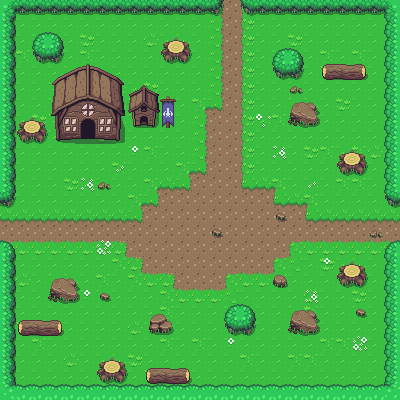

A level layout from a 2D game, rendered from its tile map. Below: a short description, then the map file with tile-grid data replaced by summaries:
An orthogonal 25x25 tile map with 16x16 px tiles, 3 tile layers (Ground, 2ndGround, Collisions) and 26 objects.

<map version="1.5" tiledversion="1.6.0" orientation="orthogonal" renderorder="right-down" width="25" height="25" tilewidth="16" tileheight="16" infinite="0" nextlayerid="6" nextobjectid="28">
 <tileset firstgid="1" source="Overworld.tsx" />
 <layer id="1" name="Ground" width="25" height="25" locked="1">
  <data>[625 cells, 625 non-empty, 17 distinct tile ids]</data>
 </layer>
 <layer id="4" name="2ndGround" width="25" height="25" locked="1">
  <data>[625 cells, 36 non-empty, 16 distinct tile ids]</data>
 </layer>
 <layer id="3" name="Collisions" width="25" height="25">
  <data>[625 cells, 165 non-empty, 56 distinct tile ids]</data>
 </layer>
 <objectgroup id="5" name="CollisionMask">
  <object id="1" x="47.8182" y="63.8182" width="80.3636" height="80" />
  <object id="2" x="128.545" y="79.6364" width="31.4545" height="48" />
  <object id="3" x="160" y="94.9091" width="15.8182" height="31.8182" />
  <object id="4" x="15.4545" y="111.091" width="32.3636" height="32.9091" />
  <object id="5" x="32.1818" y="32.1818" width="32" height="31.8182" />
  <object id="6" x="160" y="31.8182" width="31.6364" height="32.1818" />
  <object id="7" x="271.636" y="48.3636" width="32.3636" height="31.6364" />
  <object id="8" x="319.818" y="64" width="48" height="16.1818" />
  <object id="9" x="287.818" y="96" width="32.3636" height="32" />
  <object id="10" x="336" y="143.818" width="32" height="32.3636" />
  <object id="11" x="336" y="255.636" width="32" height="32.3636" />
  <object id="12" x="271.818" y="271.818" width="16" height="16.1818" />
  <object id="13" x="288.182" y="303.818" width="31.4545" height="32.1818" />
  <object id="14" x="223.818" y="304.182" width="32" height="32" />
  <object id="15" x="147.455" y="312.182" width="25.2727" height="21.8182" />
  <object id="16" x="143.636" y="368.182" width="48.1818" height="15.8182" />
  <object id="17" x="95.2727" y="351.818" width="32.5455" height="32" />
  <object id="18" x="16" y="319.818" width="48" height="16" />
  <object id="19" x="48" y="271.636" width="31.6364" height="32.7273" />
  <object id="20" x="0.333333" y="0.333333" width="15.3333" height="207.333" />
  <object id="21" x="0.333333" y="0.333333" width="223.667" height="15.6667" />
  <object id="23" x="240" y="0" width="160" height="15.6364" />
  <object id="24" x="383.636" y="15.2727" width="16.5455" height="192.727" />
  <object id="25" x="383.818" y="239.818" width="16.3636" height="160.364" />
  <object id="26" x="-0.181818" y="383.818" width="400.364" height="16.3636" />
  <object id="27" x="0.181818" y="240.364" width="15.8182" height="143.455" />
 </objectgroup>
</map>
